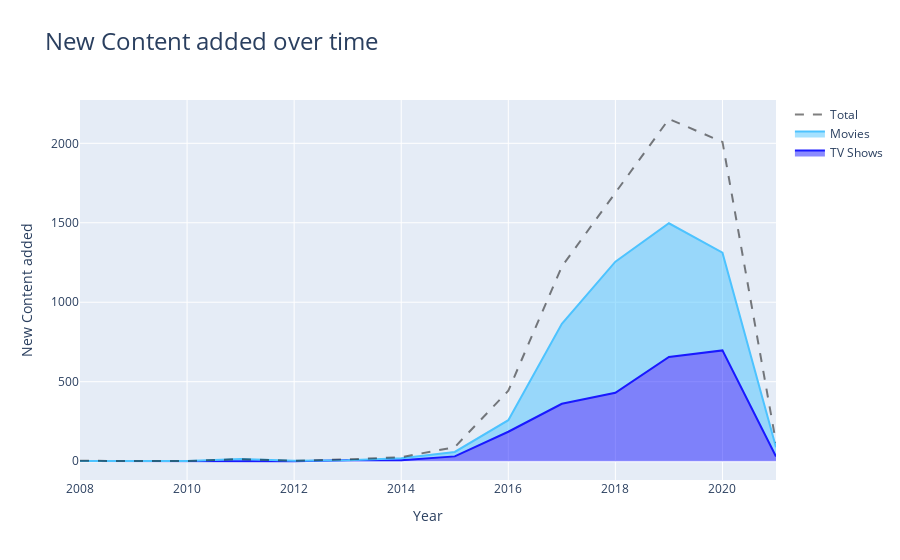

Notebook code for this chart:
### Code cell
t2 = df.groupby(pd.to_datetime(df['date_added']).map(lambda x:x.year))['type'].agg('describe')
t2['movies'] = t2.freq
t2.drop(columns=['top', 'freq', 'unique'], inplace=True)
t2['tv_shows'] = t2['count'] - t2.movies



fig = go.Figure()
fig.add_scatter(x=t2.index, 
                y=t2.tv_shows, 
                fill='tonexty',
                name='TV Shows',
                line_color='rgb(25,25,255)'
               )
fig.add_scatter(x=t2.index, 
                y=t2.movies, 
                fill='tonexty',
                name='Movies',
                line_color='rgb(77,195,255)'
               )
fig.add_scatter(x=t2.index, 
                y=t2['count'], 
                line_color='black', 
                line_dash='dash',
                opacity=.5,
                name='Total',
               )
fig.update_traces(mode='lines')
fig.update_layout(title_text='New Content added over time',
                  title_font_size=24,
                  xaxis_title='Year',
                  yaxis_title='New Content added',
                  hovermode="x unified")

fig.show()

### Figure 1 — Plotly figure (JSON) as saved in the notebook; plotly's stock layout.template omitted (floating-point values rounded to 4 significant figures)
{"data": [{"fill": "tonexty", "line": {"color": "rgb(25,25,255)"}, "mode": "lines", "name": "TV Shows", "type": "scatter", "x": [2008, 2009, 2010, 2011, 2012, 2013, 2014, 2015, 2016, 2017, 2018, 2019, 2020, 2021], "y": [1, 0, 0, 0, 0, 5, 6, 30, 185, 361, 430, 656, 697, 29]}, {"fill": "tonexty", "line": {"color": "rgb(77,195,255)"}, "mode": "lines", "name": "Movies", "type": "scatter", "x": [2008, 2009, 2010, 2011, 2012, 2013, 2014, 2015, 2016, 2017, 2018, 2019, 2020, 2021], "y": [1, 2, 1, 13, 3, 6, 19, 58, 258, 864, 1255, 1497, 1312, 88]}, {"line": {"color": "black", "dash": "dash"}, "mode": "lines", "name": "Total", "opacity": 0.5, "type": "scatter", "x": [2008, 2009, 2010, 2011, 2012, 2013, 2014, 2015, 2016, 2017, 2018, 2019, 2020, 2021], "y": [2, 2, 1, 13, 3, 11, 25, 88, 443, 1225, 1685, 2153, 2009, 117]}], "layout": {"hovermode": "x unified", "title": {"font": {"size": 24}, "text": "New Content added over time"}, "xaxis": {"title": {"text": "Year"}}, "yaxis": {"title": {"text": "New Content added"}}}}
